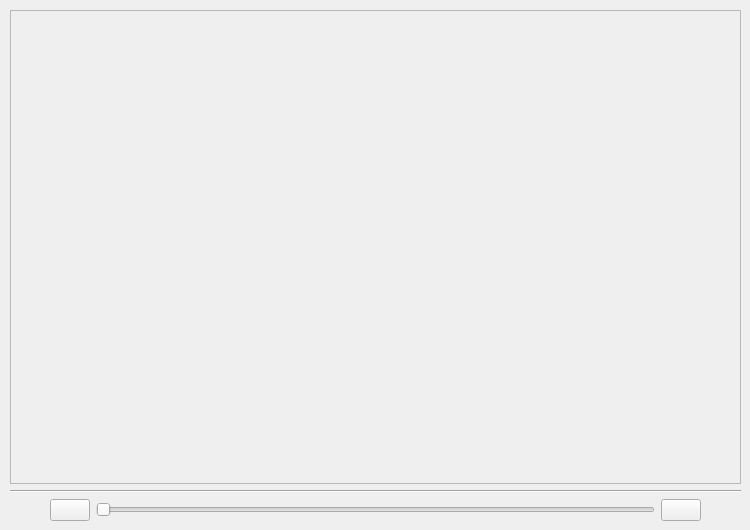
            <widget class="QWidget" name="map_tab">
             <attribute name="icon">
              <iconset resource="../resources/resources.qrc">
               <normaloff>:/images/icons/map.png</normaloff>:/images/icons/map.png</iconset>
             </attribute>
             <attribute name="title">
              <string>Map</string>
             </attribute>
             <widget class="QWidget" name="verticalLayoutWidget">
              <property name="geometry">
               <rect>
                <x>10</x>
                <y>10</y>
                <width>731</width>
                <height>511</height>
               </rect>
              </property>
              <layout class="QVBoxLayout" name="verticalLayout_6" stretch="10,0,0">
               <item>
                <widget class="QFrame" name="map_frame">
                 <property name="frameShape">
                  <enum>QFrame::StyledPanel</enum>
                 </property>
                 <property name="frameShadow">
                  <enum>QFrame::Raised</enum>
                 </property>
                </widget>
               </item>
               <item>
                <widget class="Line" name="line_13">
                 <property name="orientation">
                  <enum>Qt::Horizontal</enum>
                 </property>
                </widget>
               </item>
               <item>
                <layout class="QHBoxLayout" name="slider_layout">
                 <item>
                  <spacer name="horizontalSpacer_3">
                   <property name="orientation">
                    <enum>Qt::Horizontal</enum>
                   </property>
                   <property name="sizeType">
                    <enum>QSizePolicy::Fixed</enum>
                   </property>
                   <property name="sizeHint" stdset="0">
                    <size>
                     <width>40</width>
                     <height>20</height>
                    </size>
                   </property>
                  </spacer>
                 </item>
                 <item>
                  <widget class="QPushButton" name="zoom_in_pushButton">
                   <property name="text">
                    <string/>
                   </property>
                   <property name="icon">
                    <iconset resource="../resources/resources.qrc">
                     <normaloff>:/images/icons/zoom_in.png</normaloff>:/images/icons/zoom_in.png</iconset>
                   </property>
                  </widget>
                 </item>
                 <item>
                  <widget class="QSlider" name="zoom_slider">
                   <property name="orientation">
                    <enum>Qt::Horizontal</enum>
                   </property>
                  </widget>
                 </item>
                 <item>
                  <widget class="QPushButton" name="zoom_out_pushButton">
                   <property name="text">
                    <string/>
                   </property>
                   <property name="icon">
                    <iconset resource="../resources/resources.qrc">
                     <normaloff>:/images/icons/zoom_out.png</normaloff>:/images/icons/zoom_out.png</iconset>
                   </property>
                  </widget>
                 </item>
                 <item>
                  <spacer name="horizontalSpacer_4">
                   <property name="orientation">
                    <enum>Qt::Horizontal</enum>
                   </property>
                   <property name="sizeType">
                    <enum>QSizePolicy::Fixed</enum>
                   </property>
                   <property name="sizeHint" stdset="0">
                    <size>
                     <width>40</width>
                     <height>20</height>
                    </size>
                   </property>
                  </spacer>
                 </item>
                </layout>
               </item>
              </layout>
             </widget>
            </widget>
